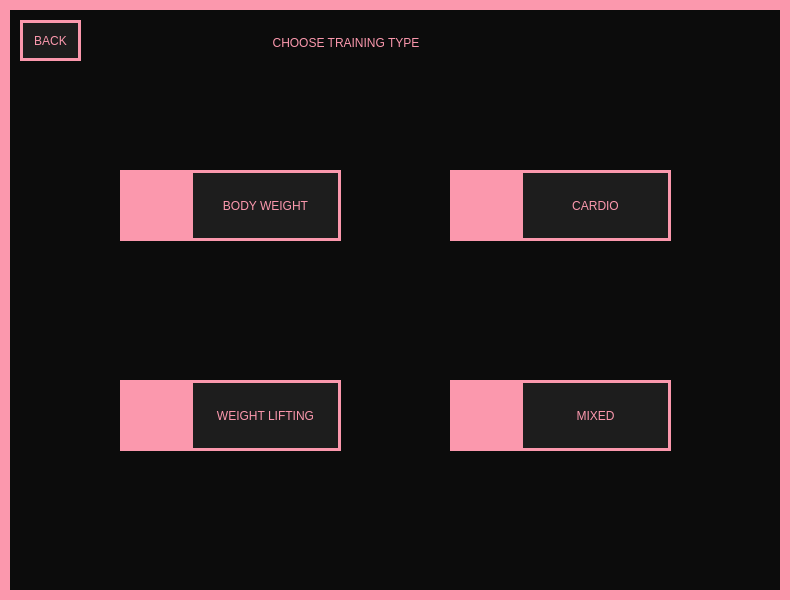
<?xml version="1.0" encoding="UTF-8"?>
<ui version="4.0">
 <class>MainWindow</class>
 <widget class="QMainWindow" name="MainWindow">
  <property name="geometry">
   <rect>
    <x>0</x>
    <y>0</y>
    <width>790</width>
    <height>600</height>
   </rect>
  </property>
  <property name="windowTitle">
   <string>Create New Training</string>
  </property>
  <property name="styleSheet">
   <string notr="true">
border: 10px solid #FB98AD;background-color: #0C0C0C;
color: #FB98AD</string>
  </property>
  <property name="BODYWEIGHT" stdset="0">
   <string/>
  </property>
  <widget class="QWidget" name="centralwidget">
   <widget class="QPushButton" name="choose_type_btn">
    <property name="geometry">
     <rect>
      <x>120</x>
      <y>20</y>
      <width>452</width>
      <height>45</height>
     </rect>
    </property>
    <property name="cursor">
     <cursorShape>PointingHandCursor</cursorShape>
    </property>
    <property name="styleSheet">
     <string notr="true">border: none;
font: 20pt &quot;PRIMETIME&quot;;</string>
    </property>
    <property name="text">
     <string>CHOOSE TRAINING TYPE</string>
    </property>
   </widget>
   <widget class="QPushButton" name="main_menu_btn">
    <property name="geometry">
     <rect>
      <x>20</x>
      <y>20</y>
      <width>61</width>
      <height>41</height>
     </rect>
    </property>
    <property name="cursor">
     <cursorShape>PointingHandCursor</cursorShape>
    </property>
    <property name="styleSheet">
     <string notr="true">background-color: #1D1D1D;border: 3px solid #FB98AD;
font: 8pt &quot;PRIMETIME&quot;;</string>
    </property>
    <property name="text">
     <string>BACK</string>
    </property>
   </widget>
   <widget class="QPushButton" name="bodyweight_btn">
    <property name="geometry">
     <rect>
      <x>190</x>
      <y>170</y>
      <width>151</width>
      <height>71</height>
     </rect>
    </property>
    <property name="cursor">
     <cursorShape>PointingHandCursor</cursorShape>
    </property>
    <property name="styleSheet">
     <string notr="true">background-color: #1D1D1D;border: 3px solid #FB98AD;
font: 8pt &quot;PRIMETIME&quot;;</string>
    </property>
    <property name="text">
     <string>BODY WEIGHT</string>
    </property>
   </widget>
   <widget class="QPushButton" name="cardio_btn">
    <property name="geometry">
     <rect>
      <x>520</x>
      <y>170</y>
      <width>151</width>
      <height>71</height>
     </rect>
    </property>
    <property name="cursor">
     <cursorShape>PointingHandCursor</cursorShape>
    </property>
    <property name="styleSheet">
     <string notr="true">background-color: #1D1D1D;border: 3px solid #FB98AD;
font: 8pt &quot;PRIMETIME&quot;;</string>
    </property>
    <property name="text">
     <string>CARDIO</string>
    </property>
   </widget>
   <widget class="QPushButton" name="weightlifting_btn">
    <property name="geometry">
     <rect>
      <x>190</x>
      <y>380</y>
      <width>151</width>
      <height>71</height>
     </rect>
    </property>
    <property name="cursor">
     <cursorShape>PointingHandCursor</cursorShape>
    </property>
    <property name="styleSheet">
     <string notr="true">background-color: #1D1D1D;border: 3px solid #FB98AD;
font: 8pt &quot;PRIMETIME&quot;;</string>
    </property>
    <property name="text">
     <string>WEIGHT LIFTING</string>
    </property>
   </widget>
   <widget class="QPushButton" name="mixed_btn">
    <property name="geometry">
     <rect>
      <x>520</x>
      <y>380</y>
      <width>151</width>
      <height>71</height>
     </rect>
    </property>
    <property name="cursor">
     <cursorShape>PointingHandCursor</cursorShape>
    </property>
    <property name="styleSheet">
     <string notr="true">background-color: #1D1D1D;border: 3px solid #FB98AD;
font: 8pt &quot;PRIMETIME&quot;;</string>
    </property>
    <property name="text">
     <string>MIXED</string>
    </property>
   </widget>
   <widget class="QLabel" name="label">
    <property name="geometry">
     <rect>
      <x>120</x>
      <y>170</y>
      <width>71</width>
      <height>71</height>
     </rect>
    </property>
    <property name="autoFillBackground">
     <bool>false</bool>
    </property>
    <property name="styleSheet">
     <string notr="true">background-color: #FB98AD;</string>
    </property>
    <property name="text">
     <string/>
    </property>
    <property name="pixmap">
     <pixmap>../2151416-fitness/2151416-fitness/svg/023-muscle.svg</pixmap>
    </property>
    <property name="scaledContents">
     <bool>true</bool>
    </property>
   </widget>
   <widget class="QLabel" name="label_2">
    <property name="geometry">
     <rect>
      <x>450</x>
      <y>170</y>
      <width>71</width>
      <height>71</height>
     </rect>
    </property>
    <property name="styleSheet">
     <string notr="true">background-color: #FB98AD;</string>
    </property>
    <property name="text">
     <string/>
    </property>
    <property name="pixmap">
     <pixmap>../2151416-fitness/2151416-fitness/svg/017-heart rate.svg</pixmap>
    </property>
    <property name="scaledContents">
     <bool>true</bool>
    </property>
   </widget>
   <widget class="QLabel" name="label_3">
    <property name="geometry">
     <rect>
      <x>120</x>
      <y>380</y>
      <width>71</width>
      <height>71</height>
     </rect>
    </property>
    <property name="autoFillBackground">
     <bool>false</bool>
    </property>
    <property name="styleSheet">
     <string notr="true">background-color: #FB98AD;</string>
    </property>
    <property name="text">
     <string/>
    </property>
    <property name="pixmap">
     <pixmap>../2151416-fitness/2151416-fitness/svg/002-barbell.svg</pixmap>
    </property>
    <property name="scaledContents">
     <bool>true</bool>
    </property>
   </widget>
   <widget class="QLabel" name="label_4">
    <property name="geometry">
     <rect>
      <x>450</x>
      <y>380</y>
      <width>71</width>
      <height>71</height>
     </rect>
    </property>
    <property name="autoFillBackground">
     <bool>false</bool>
    </property>
    <property name="styleSheet">
     <string notr="true">background-color: #FB98AD;</string>
    </property>
    <property name="text">
     <string/>
    </property>
    <property name="pixmap">
     <pixmap>../2151416-fitness/2151416-fitness/svg/005-diet.svg</pixmap>
    </property>
    <property name="scaledContents">
     <bool>true</bool>
    </property>
   </widget>
  </widget>
 </widget>
 <resources/>
 <connections/>
</ui>
